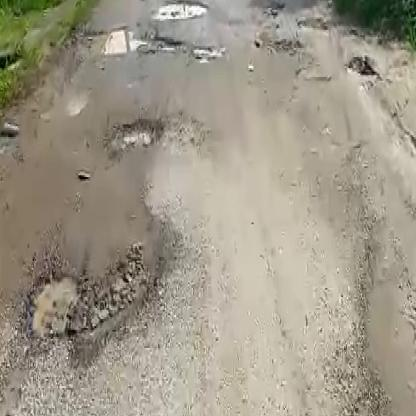
#> input picture dataset/roadrdd/images/test/029_png_jpg.rf.624e6ba92072626848c9407cca533067.jpg, 416 x 416 px
$ python -i gmc.py   (imports and definitions only)
#> lines starting #> are read from the running program, lines starting #| are printed output that depends on the picture
### src/ultralytics/utils/__init__.py
# Ultralytics YOLO 🚀, AGPL-3.0 license

import contextlib
import inspect
import logging.config
import os
import platform
import re
import subprocess
import sys
import threading
import urllib
import uuid
from pathlib import Path
from types import SimpleNamespace
from typing import Union

import cv2
import matplotlib.pyplot as plt
import numpy as np
import torch
import yaml
from tqdm import tqdm as tqdm_original

from ultralytics import __version__

RANK = int(os.getenv('RANK', -1))
LOCAL_RANK = int(os.getenv('LOCAL_RANK', -1))  # https://pytorch.org/docs/stable/elastic/run.html

FILE = Path(__file__).resolve()
ROOT = FILE.parents[1]
ASSETS = ROOT / 'assets'
DEFAULT_CFG_PATH = ROOT / 'cfg/default.yaml'
NUM_THREADS = min(8, max(1, os.cpu_count() - 1))
AUTOINSTALL = str(os.getenv('YOLO_AUTOINSTALL', True)).lower() == 'true'
VERBOSE = str(os.getenv('YOLO_VERBOSE', True)).lower() == 'true'
TQDM_BAR_FORMAT = '{l_bar}{bar:10}{r_bar}' if VERBOSE else None
LOGGING_NAME = 'ultralytics'
MACOS, LINUX, WINDOWS = (platform.system() == x for x in ['Darwin', 'Linux', 'Windows'])
ARM64 = platform.machine() in ('arm64', 'aarch64')
PYTHON_VERSION = platform.python_version()
MACOS, LINUX, WINDOWS = (platform.system() == x for x in ["Darwin", "Linux", "Windows"])
HELP_MSG = \
    """
    Usage examples for running YOLOv8:

    1. Install the ultralytics package:

        pip install ultralytics

    2. Use the Python SDK:

        from ultralytics import YOLO

        # Load a model
        model = YOLO('yolov8n.yaml')  # build a new model from scratch
        model = YOLO("yolov8n.pt")  # load a pretrained model (recommended for training)

        # Use the model
        results = model.train(data="coco128.yaml", epochs=3)  # train the model
        results = model.val()  # evaluate model performance on the validation set
        results = model('https://ultralytics.com/images/bus.jpg')  # predict on an image
        success = model.export(format='onnx')  # export the model to ONNX format

    3. Use the command line interface (CLI):

        YOLOv8 'yolo' CLI commands use the following syntax:

            yolo TASK MODE ARGS

            Where   TASK (optional) is one of [detect, segment, classify]
                    MODE (required) is one of [train, val, predict, export]
                    ARGS (optional) are any number of custom 'arg=value' pairs like 'imgsz=320' that override defaults.
                        See all ARGS at https://docs.ultralytics.com/usage/cfg or with 'yolo cfg'

        - Train a detection model for 10 epochs with an initial learning_rate of 0.01
            yolo detect train data=coco128.yaml model=yolov8n.pt epochs=10 lr0=0.01

        - Predict a YouTube video using a pretrained segmentation model at image size 320:
            yolo segment predict model=yolov8n-seg.pt source='https://youtu.be/LNwODJXcvt4' imgsz=320

        - Val a pretrained detection model at batch-size 1 and image size 640:
            yolo detect val model=yolov8n.pt data=coco128.yaml batch=1 imgsz=640

        - Export a YOLOv8n classification model to ONNX format at image size 224 by 128 (no TASK required)
            yolo export model=yolov8n-cls.pt format=onnx imgsz=224,128

        - Run special commands:
            yolo help
            yolo checks
            yolo version
            yolo settings
            yolo copy-cfg
            yolo cfg

    Docs: https://docs.ultralytics.com
    Community: https://community.ultralytics.com
    GitHub: https://github.com/ultralytics/ultralytics
    """

torch.set_printoptions(linewidth=320, precision=4, profile='default')
#> (this line was passed over: torch is not available in this run)
np.set_printoptions(linewidth=320, formatter={'float_kind': '{:11.5g}'.format})
cv2.setNumThreads(0)
os.environ['NUMEXPR_MAX_THREADS'] = str(NUM_THREADS)
os.environ['CUBLAS_WORKSPACE_CONFIG'] = ':4096:8'
os.environ['TF_CPP_MIN_LOG_LEVEL'] = '2'


class TQDM(tqdm_original):

    # [4 lines left out: function __init__, not called in this run]


class SimpleClass:

    # [11 lines left out: function __str__, not called in this run]

    def __repr__(self):
        return self.__str__()

    def __getattr__(self, attr):
        name = self.__class__.__name__
        raise AttributeError(f"'{name}' object has no attribute '{attr}'. See valid attributes below.\n{self.__doc__}")


class IterableSimpleNamespace(SimpleNamespace):

    def __iter__(self):
        return iter(vars(self).items())

    def __str__(self):
        return '\n'.join(f'{k}={v}' for k, v in vars(self).items())

    # [8 lines left out: function __getattr__, not called in this run]

    def get(self, key, default=None):
        return getattr(self, key, default)


# [24 lines left out: function plt_settings, not called in this run]


def set_logging(name=LOGGING_NAME, verbose=True):
    rank = int(os.getenv('RANK', -1))
    level = logging.INFO if verbose and rank in {-1, 0} else logging.ERROR
    logging.config.dictConfig({
        'version': 1,
        'disable_existing_loggers': False,
        'formatters': {
            name: {
                'format': '%(message)s'}},
        'handlers': {
            name: {
                'class': 'logging.StreamHandler',
                'formatter': name,
                'level': level}},
        'loggers': {
            name: {
                'level': level,
                'handlers': [name],
                'propagate': False}}})


def emojis(string=''):
    return string.encode().decode('ascii', 'ignore') if WINDOWS else string


class EmojiFilter(logging.Filter):

    def filter(self, record):
        record.msg = emojis(record.msg)
        return super().filter(record)


set_logging(LOGGING_NAME, verbose=VERBOSE)
LOGGER = logging.getLogger(LOGGING_NAME)
if WINDOWS:
    LOGGER.addFilter(EmojiFilter())


class ThreadingLocked:

    def __init__(self):
        self.lock = threading.Lock()

    # [27 lines left out: functions __call__, yaml_save, not called in this run]


def yaml_load(file='data.yaml', append_filename=False):
#> further down, picture is the input picture: shape (416, 416, 3); mean B, G, R 136.5, 152.2, 159.1
    assert Path(file).suffix in ('.yaml', '.yml'), f'Attempting to load non-YAML file {file} with yaml_load()'
    with open(file, errors='ignore', encoding='utf-8') as f:
        s = f.read()

        if not s.isprintable():
            s = re.sub(r'[^\x09\x0A\x0D\x20-\x7E\x85\xA0-\uD7FF\uE000-\uFFFD\U00010000-\U0010ffff]+', '', s)

        data = yaml.safe_load(s) or {}
        if append_filename:
            data['yaml_file'] = str(file)
        return data


# [4 lines left out: function yaml_print, not called in this run]


DEFAULT_CFG_DICT = yaml_load(DEFAULT_CFG_PATH)
for k, v in DEFAULT_CFG_DICT.items():
    if isinstance(v, str) and v.lower() == 'none':
        DEFAULT_CFG_DICT[k] = None
DEFAULT_CFG_KEYS = DEFAULT_CFG_DICT.keys()
DEFAULT_CFG = IterableSimpleNamespace(**DEFAULT_CFG_DICT)


# [5 lines left out: function is_ubuntu, not called in this run]


def is_colab():
    return 'COLAB_RELEASE_TAG' in os.environ or 'COLAB_BACKEND_VERSION' in os.environ


def is_kaggle():
    return os.environ.get('PWD') == '/kaggle/working' and os.environ.get('KAGGLE_URL_BASE') == 'https://www.kaggle.com'


# [28 lines left out: functions is_jupyter, is_docker, is_online, not called in this run]


ONLINE = is_online()


# [6 lines left out: function is_pip_package, not called in this run]


def is_dir_writeable(dir_path: Union[str, Path]) -> bool:
    return os.access(str(dir_path), os.W_OK)


def is_pytest_running():
    return ('PYTEST_CURRENT_TEST' in os.environ) or ('pytest' in sys.modules) or ('pytest' in Path(sys.argv[0]).stem)


def is_github_actions_ci() -> bool:
    return 'GITHUB_ACTIONS' in os.environ and 'RUNNER_OS' in os.environ and 'RUNNER_TOOL_CACHE' in os.environ


def is_git_dir():
    return get_git_dir() is not None


# [18 lines left out: functions get_git_dir, get_git_origin_url, get_git_branch, not called in this run]


def get_default_args(func):
    signature = inspect.signature(func)
    return {k: v.default for k, v in signature.parameters.items() if v.default is not inspect.Parameter.empty}


# [25 lines left out: functions get_ubuntu_version, get_user_config_dir, not called in this run]


USER_CONFIG_DIR = Path(os.getenv('YOLO_CONFIG_DIR') or get_user_config_dir())
SETTINGS_YAML = USER_CONFIG_DIR / 'settings.yaml'


# [23 lines left out: function colorstr, not called in this run]


def remove_colorstr(input_string):
    ansi_escape = re.compile(r'\x1B(?:[@-Z\\\-_]|\[[0-9]*[ -/]*[@-~])')
    return ansi_escape.sub('', input_string)


class TryExcept(contextlib.ContextDecorator):

    def __init__(self, msg='', verbose=True):
        self.msg = msg
        self.verbose = verbose

    def __enter__(self):
        pass

    # [57 lines left out: functions __exit__, threaded, set_sentry, not called in this run]


class SettingsManager(dict):

    # [48 lines left out: function __init__, not called in this run]

    def load(self):
        super().update(yaml_load(self.file))

    def save(self):
        yaml_save(self.file, dict(self))

    def update(self, *args, **kwargs):
        super().update(*args, **kwargs)
        self.save()

    # [11 lines left out: functions reset, deprecation_warn, not called in this run]


def clean_url(url):
    url = Path(url).as_posix().replace(':/', '://')
    return urllib.parse.unquote(url).split('?')[0]  # '%2F' to '/', split https://url.com/file.txt?auth


def url2file(url):
    return Path(clean_url(url)).name


PREFIX = colorstr('Ultralytics: ')
SETTINGS = SettingsManager()
DATASETS_DIR = Path(SETTINGS['datasets_dir'])
WEIGHTS_DIR = Path(SETTINGS['weights_dir'])
RUNS_DIR = Path(SETTINGS['runs_dir'])
ENVIRONMENT = 'Colab' if is_colab() else 'Kaggle' if is_kaggle() else 'Jupyter' if is_jupyter() else \
    'Docker' if is_docker() else platform.system()
TESTS_RUNNING = is_pytest_running() or is_github_actions_ci()
set_sentry()

from .patches import imread, imshow, imwrite, torch_save

torch.save = torch_save
if WINDOWS:
    cv2.imread, cv2.imwrite, cv2.imshow = imread, imwrite, imshow

# [6 lines left out: function read_device_model, not called in this run]

def is_jetson() -> bool:
    return "NVIDIA" in PROC_DEVICE_MODEL

PROC_DEVICE_MODEL = read_device_model()
IS_JETSON = is_jetson()

### src/ultralytics/trackers/utils/gmc.py
# Ultralytics YOLO 🚀, AGPL-3.0 license

import copy

import cv2
import numpy as np

from ultralytics.utils import LOGGER


class GMC:

    def __init__(self, method='sparseOptFlow', downscale=2):
        super().__init__()

        self.method = method
        self.downscale = max(1, int(downscale))

        if self.method == 'orb':
            self.detector = cv2.FastFeatureDetector_create(20)
            self.extractor = cv2.ORB_create()
            self.matcher = cv2.BFMatcher(cv2.NORM_HAMMING)

        elif self.method == 'sift':
            self.detector = cv2.SIFT_create(nOctaveLayers=3, contrastThreshold=0.02, edgeThreshold=20)
            self.extractor = cv2.SIFT_create(nOctaveLayers=3, contrastThreshold=0.02, edgeThreshold=20)
            self.matcher = cv2.BFMatcher(cv2.NORM_L2)

        elif self.method == 'ecc':
            number_of_iterations = 5000
            termination_eps = 1e-6
            self.warp_mode = cv2.MOTION_EUCLIDEAN
            self.criteria = (cv2.TERM_CRITERIA_EPS | cv2.TERM_CRITERIA_COUNT, number_of_iterations, termination_eps)

        elif self.method == 'sparseOptFlow':
            self.feature_params = dict(maxCorners=1000,
                                       qualityLevel=0.01,
                                       minDistance=1,
                                       blockSize=3,
                                       useHarrisDetector=False,
                                       k=0.04)

        elif self.method in ['none', 'None', None]:
            self.method = None
        else:
            raise ValueError(f'Error: Unknown GMC method:{method}')

        self.prevFrame = None
        self.prevKeyPoints = None
        self.prevDescriptors = None

        self.initializedFirstFrame = False

    def apply(self, raw_frame, detections=None):
        if self.method in ['orb', 'sift']:
            return self.applyFeatures(raw_frame, detections)
        elif self.method == 'ecc':
            return self.applyEcc(raw_frame, detections)
        elif self.method == 'sparseOptFlow':
            return self.applySparseOptFlow(raw_frame, detections)
        else:
            return np.eye(2, 3)

    # [114 lines left out: functions applyEcc, applyFeatures, not called in this run]

    def applySparseOptFlow(self, raw_frame, detections=None):
        height, width, _ = raw_frame.shape
#> height = 416; width = 416
        frame = cv2.cvtColor(raw_frame, cv2.COLOR_BGR2GRAY)
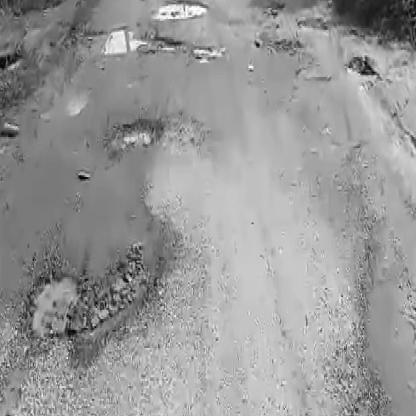
#> frame: shape (416, 416); min 3, max 255, mean 152.5
        H = np.eye(2, 3)

        if self.downscale > 1.0:
            frame = cv2.resize(frame, (width // self.downscale, height // self.downscale))
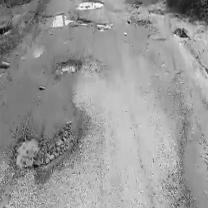
#> frame: shape (208, 208); min 8, max 254, mean 152.6

        keypoints = cv2.goodFeaturesToTrack(frame, mask=None, **self.feature_params)
#> keypoints = 1000 rows, first 8: [128, 22], [86, 7], [183, 29], [73, 70], [187, 36], [61, 16], [50, 154], [34, 157]

        if not self.initializedFirstFrame:
            self.prevFrame = frame.copy()
            self.prevKeyPoints = copy.copy(keypoints)
#> self.prevKeyPoints has the same summary as keypoints

            self.initializedFirstFrame = True

            return H

        matchedKeypoints, status, err = cv2.calcOpticalFlowPyrLK(self.prevFrame, frame, self.prevKeyPoints, None)

        prevPoints = []
        currPoints = []

        for i in range(len(status)):
            if status[i]:
                prevPoints.append(self.prevKeyPoints[i])
                currPoints.append(matchedKeypoints[i])

        prevPoints = np.array(prevPoints)
        currPoints = np.array(currPoints)

        if (np.size(prevPoints, 0) > 4) and (np.size(prevPoints, 0) == np.size(prevPoints, 0)):
            H, inliers = cv2.estimateAffinePartial2D(prevPoints, currPoints, cv2.RANSAC)

            if self.downscale > 1.0:
                H[0, 2] *= self.downscale
                H[1, 2] *= self.downscale
        else:
            LOGGER.warning('WARNING: not enough matching points')

        self.prevFrame = frame.copy()
        self.prevKeyPoints = copy.copy(keypoints)

        return H

>>> import cv2
>>> picture = cv2.imread('../../../../dataset/roadrdd/images/test/029_png_jpg.rf.624e6ba92072626848c9407cca533067.jpg')
>>> result = GMC().apply(picture)
#> result = [[1, 0, 0], [0, 1, 0]]

$ run again, on dataset/roadrdd/images/test/20160306_103632_jpg.rf.f8f6fc8c43a9f480c95ff8f093b880e7.jpg
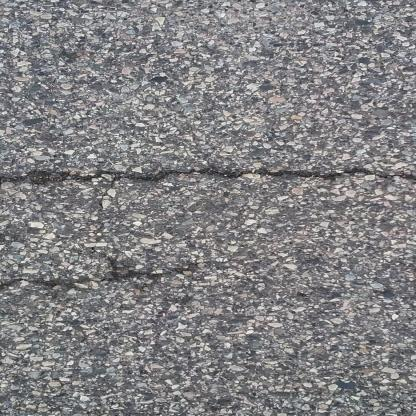
#> input picture dataset/roadrdd/images/test/20160306_103632_jpg.rf.f8f6fc8c43a9f480c95ff8f093b880e7.jpg, 416 x 416 px
#> picture is the input picture: shape (416, 416, 3); mean B, G, R 131.4, 129.5, 130.2
#> in applySparseOptFlow, `frame = cv2.resize(frame, (width // self.downscale, height // self.dow..`:
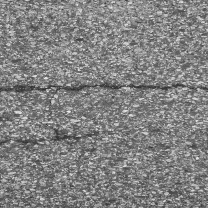
#> frame: shape (208, 208); min 43, max 238, mean 130
#> keypoints = 1000 rows, first 8: [196, 158], [69, 111], [78, 70], [47, 90], [70, 85], [193, 180], [47, 108], [15, 111]
#> self.prevKeyPoints has the same summary as keypoints
#> result = [[1, 0, 0], [0, 1, 0]]

$ run again, on dataset/roadrdd/images/test/20160307_163613_jpg.rf.6c5331ab4fd3cea4e052f5b3ed6b7e0b.jpg
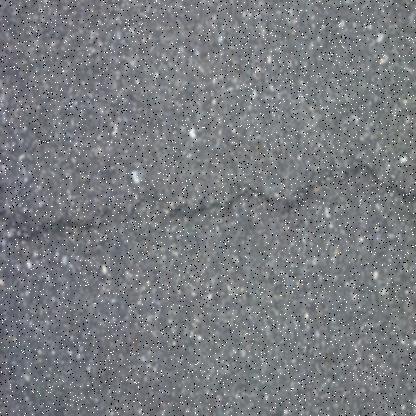
#> input picture dataset/roadrdd/images/test/20160307_163613_jpg.rf.6c5331ab4fd3cea4e052f5b3ed6b7e0b.jpg, 416 x 416 px
#> picture is the input picture: shape (416, 416, 3); mean B, G, R 128, 123.9, 121.3
#> in applySparseOptFlow, `frame = cv2.resize(frame, (width // self.downscale, height // self.dow..`:
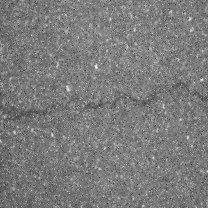
#> frame: shape (208, 208); min 29, max 239, mean 123.7
#> keypoints = 1000 rows, first 8: [202, 79], [96, 64], [14, 131], [66, 86], [187, 136], [200, 80], [52, 133], [189, 17]
#> self.prevKeyPoints has the same summary as keypoints
#> result = [[1, 0, 0], [0, 1, 0]]

$ run again, on dataset/roadrdd/images/test/20160310_114429_jpg.rf.a82a3b0d0852af50c95d33415212eff5.jpg
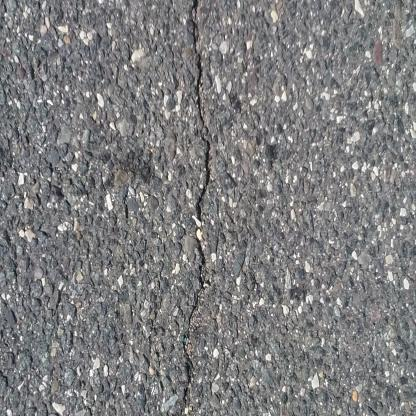
#> input picture dataset/roadrdd/images/test/20160310_114429_jpg.rf.a82a3b0d0852af50c95d33415212eff5.jpg, 416 x 416 px
#> picture is the input picture: shape (416, 416, 3); mean B, G, R 126.8, 125.8, 125.8
#> in applySparseOptFlow, `frame = cv2.resize(frame, (width // self.downscale, height // self.dow..`:
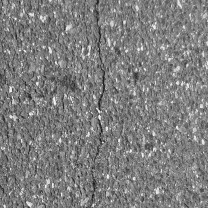
#> frame: shape (208, 208); min 24, max 249, mean 126
#> keypoints = 1000 rows, first 8: [99, 115], [27, 201], [106, 127], [37, 82], [29, 13], [10, 91], [177, 83], [30, 113]
#> self.prevKeyPoints has the same summary as keypoints
#> result = [[1, 0, 0], [0, 1, 0]]
